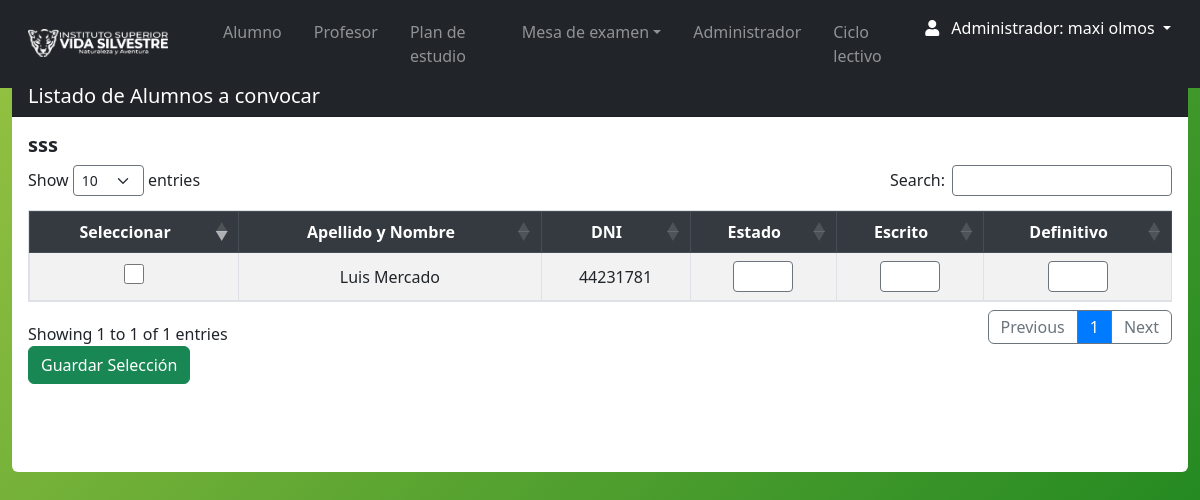
Before: /Views/admin/alum_aconvocar.php?id=1 (signed in) with the older database file.
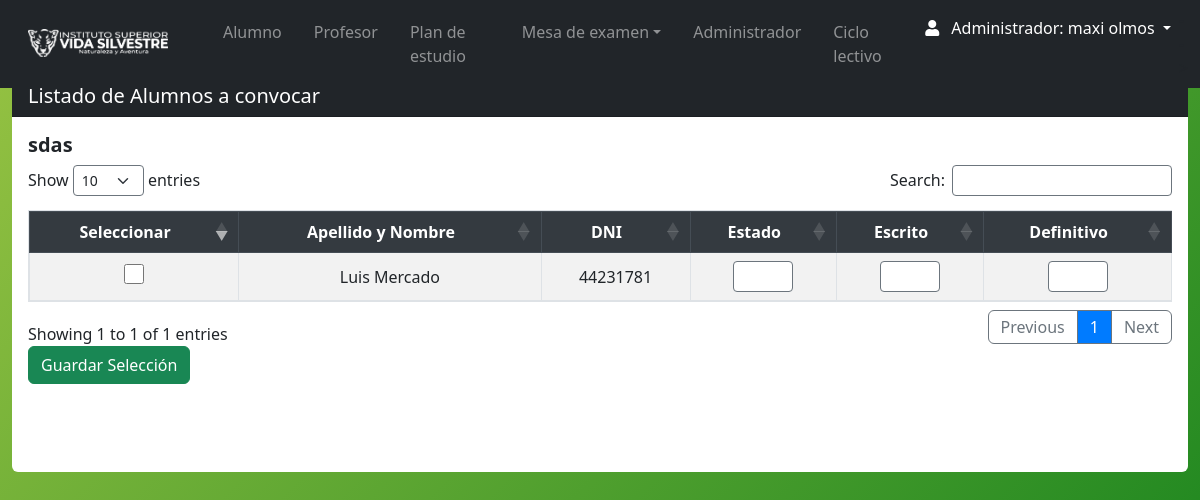
After: the same page with the newer database file.
### tables this page shows
CREATE TABLE `inscripcion` (
  `id_inscripcion` int(11) NOT NULL,
  `id_alumno` int(11) NOT NULL,
  `id_mesa_examen` int(11) DEFAULT NULL,
  `fecha_inscripcion` datetime DEFAULT current_timestamp()
);

CREATE TABLE `mesa_examen` (
  `id_mesa` int(11) NOT NULL,
  `id_materia` int(11) DEFAULT NULL,
  `fecha` date DEFAULT NULL,
  `nombre_mesa` varchar(30) DEFAULT NULL,
  `hora` time DEFAULT NULL,
  `id_ciclo` int(11) DEFAULT NULL,
  `id_tipo` int(11) DEFAULT NULL,
  `estado` varchar(11) DEFAULT NULL,
  `libro` varchar(20) NOT NULL,
  `folio` int(11) DEFAULT NULL,
  `id_t` int(11) NOT NULL
);

CREATE TABLE `persona` (
  `id_persona` int(11) NOT NULL,
  `nombre` varchar(35) NOT NULL,
  `apellido` varchar(35) NOT NULL,
  `fecha_nacimiento` date NOT NULL,
  `DNI` int(11) NOT NULL,
  `celular` varchar(15) DEFAULT NULL,
  `email_correo` varchar(100) DEFAULT NULL,
  `direccion` varchar(55) DEFAULT NULL,
  `fecha_ingreso` date DEFAULT NULL,
  `pais` varchar(55) DEFAULT NULL,
  `ciudad` varchar(55) DEFAULT NULL,
  `contraseña` varchar(10) DEFAULT NULL,
  `id_rol` int(11) NOT NULL,
  `genero` varchar(15) DEFAULT NULL,
  `legajo` int(11) DEFAULT NULL,
  `titulo` varchar(100) DEFAULT NULL,
  `estado` varchar(11) DEFAULT NULL
);

### Views/admin/alum_aconvocar.php (the view, shortened to what this page needs)
<?php
require_once('../../conn/connection.php');
$query = "SELECT * FROM inscripcion
          INNER JOIN persona ON inscripcion.id_alumno = persona.id_persona AND persona.estado = 'Activo'
          INNER JOIN mesa_examen ON inscripcion.id_mesa_examen = mesa_examen.id_mesa AND mesa_examen.estado = 'Activo'
          WHERE id_mesa_examen = :id_mesa_examen";
$stmt = $db->prepare($query);
$stmt->bindParam(':id_mesa_examen', $_GET['id'], PDO::PARAM_INT);
$stmt->execute();
$resultados = $stmt->fetchAll(PDO::FETCH_ASSOC);
require 'navbar.php';
?>
<section class="content mt-3">
    <div class="row m-auto">
        <div class="col-sm">
            <div class="card rounded-2 border-0">
                <div class="card-header pb-0 bg-dark text-white">
                    <h5 class="d-inline-block">Listado de Alumnos a convocar</h5>
                </div>
                <div class="card-body table-responsive">
                    <form action="" method="post">
                        <input type="hidden" name="id_mesa" value="<?php echo htmlspecialchars($_GET['id']); ?>">
                        <table id="example" class="table table-striped table-bordered" cellspacing="0" width="100%">
                            <h5 class="d-inline-block"><strong><?php echo htmlspecialchars($resultados[0]['nombre_mesa']); ?><br></strong></h5>
                            <thead class="thead-dark">
                                <tr>
                                    <th>Seleccionar</th>
                                    <th>Apellido y Nombre</th>
                                    <th>DNI</th>
                                    <th>Estado</th>
                                    <th>Escrito</th>
                                    <th>Definitivo</th>
                                </tr>
                            </thead>
                            <tbody>
                                <?php foreach ($resultados as $resultado): ?>
                                    <tr>
                                        <th scope="row">
                                            <input type="checkbox" name="seleccionar[]" value="<?php echo htmlspecialchars($resultado['id_alumno']); ?>">
                                        </th>
                                        <td><?php echo htmlspecialchars($resultado['nombre'] . " " . $resultado['apellido']); ?></td>
                                        <td><?php echo htmlspecialchars($resultado['DNI']); ?></td>
                                        <td><input id='fixed-size' type='number' name='$key'
                                                               class='form-control form-control-sm'
                                                               min='0' max='10' step='0.01'
                                                               value='$valor' $readonly></td>
                                        <td><input id='fixed-size' type='number' name='$key'
                                                               class='form-control form-control-sm'
                                                               min='0' max='10' step='0.01'
                                                               value='$valor' $readonly></td>  </td>
                                        <td><input id='fixed-size' type='number' name='$key'
                                                               class='form-control form-control-sm'
                                                               min='0' max='10' step='0.01'
                                                               value='$valor' $readonly></td>  </td>
                                    </tr>
                                <?php endforeach; ?>
                            </tbody>
                        </table>
                        <button type="submit" class="btn btn-success">Guardar Selección</button>
                    </form>
                    <br>
                    <br><br>
                </div>
            </div>
        </div>
    </div>
</section>

Changed rows visible on the page:
changed through a linked row, inscripcion "Luis Mercado": id_mesa_examen.nombre_mesa "sss" → "sdas"
